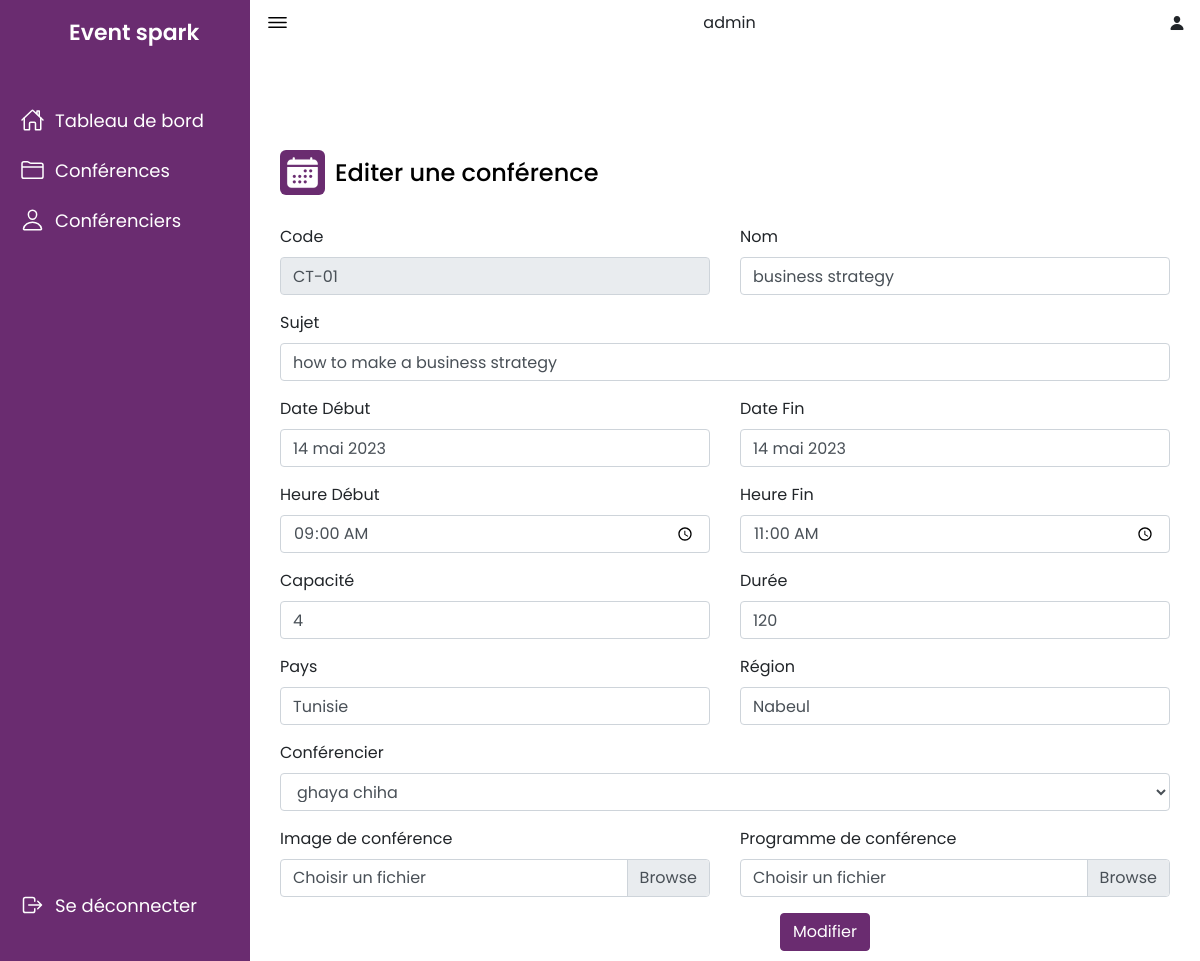
The page /conference/conference/update_con/3 (signed in) on the database its author committed.
### conference/models.py (models this page shows, shortened)
class Conférence(models.Model):
    code= models.CharField(max_length=10)
    nom = models.CharField(max_length=200)
    capacite = models.IntegerField()
    dateDebut = models.CharField(max_length=8)
    dateFin = models.CharField(max_length=8)
    startTime = models.CharField(max_length=200)
    endTime = models.CharField(max_length=200)
    topic = models.CharField(max_length=200)
    duree = models.IntegerField()
    pays = models.CharField(max_length=200)
    region = models.CharField(max_length=200)
    imageConf = models.ImageField( upload_to="conference/static/conferences/", default="conference/static/image/event.jpg")
    programme = models.FileField(upload_to="conference/static/conferences/")
    conferencier=models.ForeignKey('Conférencier',on_delete=models.CASCADE,)

### conference/views.py (the view)
# urls.py: path('conference/update_con/<int:id>', views.update_con, name='update_con'),
@login_required(login_url='login')
def update_con(request, id):
    conf = Conférence.objects.filter(id=id).values().first()
    con = Conférencier.objects.all().values()
    template = loader.get_template('updateConference.html')
    context = {
        'conf': conf,
        'con': con,
    }
    return HttpResponse(template.render(context, request))

### conference/templates/updateConference.html (shortened to what this page needs)
{% load static %}
<html>
<head>
    <link rel="stylesheet" href="{% static 'css/bootstrap.min.css' %}">
</head>
<body>
    {% include 'navBar.html' %}
    <section class="dashboard">
        <div class="top">
            <ion-icon class="navToggle" name="menu-outline"></ion-icon>
            {% if user.is_authenticated %}
                {{user.username}}
                {% endif %}
            <ion-icon name="person"></ion-icon>
        </div>
        <div class="container" style="position: relative; margin-top: 30px;">
            <div class="overview" style="display: flex; align-items: center; justify-content: space-between;">
                <div class="title" style="display: flex; align-items: center;">
                    <ion-icon name="calendar"></ion-icon>
                    <span class="text" style="margin-left: 10px;">Editer une conférence</span>
                </div>
            </div>
            <form action="update_con_action/{{ conf.id }}" method="POST" enctype="multipart/form-data">
                <div class="row">
                    <div class="col-md-6">
                <div class="form-group">
                    <label for="code">Code</label>
                    <input type="text" class="form-control" id="code" name="code" value="{{conf.code}}" readonly>
                </div>
                </div>
                <div class="col-md-6">
                <div class="form-group">
                    <label for="nom">Nom</label>
                    <input type="text" class="form-control" id="nom" name="nom" value="{{conf.nom}}">
                </div>
                </div>
                </div>
                <div class="form-group">
                    <label for="topic">Sujet</label>
                    <input type="text" class="form-control" id="topic" name="topic" value="{{conf.topic}}">
                </div>
                <div class="row">
                    <div class="col-md-6">
                <div class="form-group">
                    <label for="dateDebut">Date Début</label>
                    <input class="form-control" id="dateDebut" name="dateDebut" value="{{ conf.dateDebut }}">
                </div>
                </div>
                <div class="col-md-6">
                <div class="form-group">
                    <label for="dateFin">Date Fin</label>
                    <input class="form-control" id="dateDebut" name="dateFin" value="{{ conf.dateFin }}">
                </div>
                </div>
                </div>
                <div class="row">
                    <div class="col-md-6">
                <div class="form-group">
                    <label for="startTime">Heure Début</label>
                    <input type="time" class="form-control" id="startTime" name="startTime" value="{{conf.startTime}}">
                </div>
                </div>
                <div class="col-md-6">
                <div class="form-group">
                    <label for="endTime">Heure Fin</label>
                    <input type="time" class="form-control" id="endTime" name="endTime" value="{{conf.endTime}}">
                </div>
                </div>
                </div>
                <div class="row">
                    <div class="col-md-6">
                <div class="form-group">
                    <label for="capacite">Capacité</label>
                    <input type="number" class="form-control" id="capacite" name="capacite"value="{{conf.capacite}}" >
                </div>
                </div>
                <div class="col-md-6">
                <div class="form-group">
                    <label for="duree">Durée</label>
                    <input type="number" class="form-control" id="duree" name="duree" value="{{conf.duree}}">
                </div>
                </div>
                </div>
                <div class="row">
                    <div class="col-md-6">
                <div class="form-group">
                    <label for="pays">Pays</label>
                    <input type="text" class="form-control" id="pays" name="pays" value="{{conf.pays}}">
                </div>
                </div>
                <div class="col-md-6">
                <div class="form-group">
                    <label for="region">Région</label>
                    <input type="text" class="form-control" id="region" name="region" value="{{conf.region}}">
                </div>
                </div>
                </div>
                <div class="form-group">
                    <label for="region">Conférencier</label>
                    <select name="conferencier" class="form-control selectpicker" >
                        {% for c in con reversed %}
                        {% if c.id == conf.conferencier_id %}
                        <option value="{{ c.id }}" selected>{{c.nom}} {{c.prenom}}</option>
                        {% else %}
                        <option value="{{ c.id }}">{{c.nom}} {{c.prenom}}</option>
                        {% endif %}
                        {% endfor %}
                    </select>
                </div>
                <div class="row">
                    <div class="col-md-6">
                      <div class="form-group">
                        <label for="imageConf">Image de conférence</label>
                        <div class="custom-file">
                          <label class="custom-file-label" for="imageConf">Choisir un fichier</label>
                        </div>
                      </div>
                    </div>
                    <div class="col-md-6">
                      <div class="form-group">
                        <label for="programme">Programme de conférence</label>
                        <div class="custom-file">
                          <label class="custom-file-label" for="programme">Choisir un fichier</label>
                        </div>
                      </div>
                    </div>
                  </div>
                <button type="submit" class="btn " style="background-color: #6a2c70; border-color: #6a2c70; color: white; margin-left: 500px;">Modifier</button>
            </form>
        </div>
    </section>
</body>
</html>

### conference/static/css/style22.css (style rules this page uses)
* { margin: 0; padding: 0; box-sizing: border-box; }
:root { --primary-color: #6a2c70; --nav-color: #6a2c70; --dash-color: #fff; --logo-color: #fff; --text-color: #000; --text-color-light: #333; --white: #fff; --border-color: #ccc; --toggle-color: #fff; --box1-color: #6fedd6; --box2-color: #c1d5a4; --box3-color: #ffd39a; --title-icon-color: #fff; --time-03: all 0.3s linear; --time-02: all 0.2s linear; }
body { width: 100%; min-height: 100vh; background-color: var(--dash-color); font-family: 'Poppins', sans-serif; }
.dashboard { position: relative; left: 250px; width: calc(100% - 250px); min-height: 100vh; background-color: var(--dash-color); padding: 10px 15px; transition: var(--time-03); }
.dashboard .top { position: fixed; background-color: var(--dash-color); display: flex; justify-content: space-between; align-items: center; left: 250px; top: 0; padding: 10px 15px; width: calc(100% - 250px); transition: var(--time-03); z-index: 100; }
.dashboard .top .navToggle { font-size: 25px; color: var(--text-color); cursor: pointer; }
.container { padding-top: 50px; position: relative; }
.container .title { display: flex; align-items: center; margin: 60px 0 30px; }
.container .title ion-icon { width: 35px; height: 35px; padding: 5px; background-color: var(--primary-color); color: var(--title-icon-color); border-radius: 6px; }
.container .title .text { font-size: 24px; font-weight: 500; color: var(--text-color); margin-left: 10px; }

### rows shown on the page
Conférence: code "CT-01", nom "business strategy", topic "how to make a business strategy", dateDebut "14 mai 2023", dateFin "14 mai 2023", startTime "09:00", endTime "11:00", duree "120", pays "Tunisie", region "Nabeul"

### other values the page prints
{{ user.username }} "admin"
form field conferencier "ghaya chiha"
